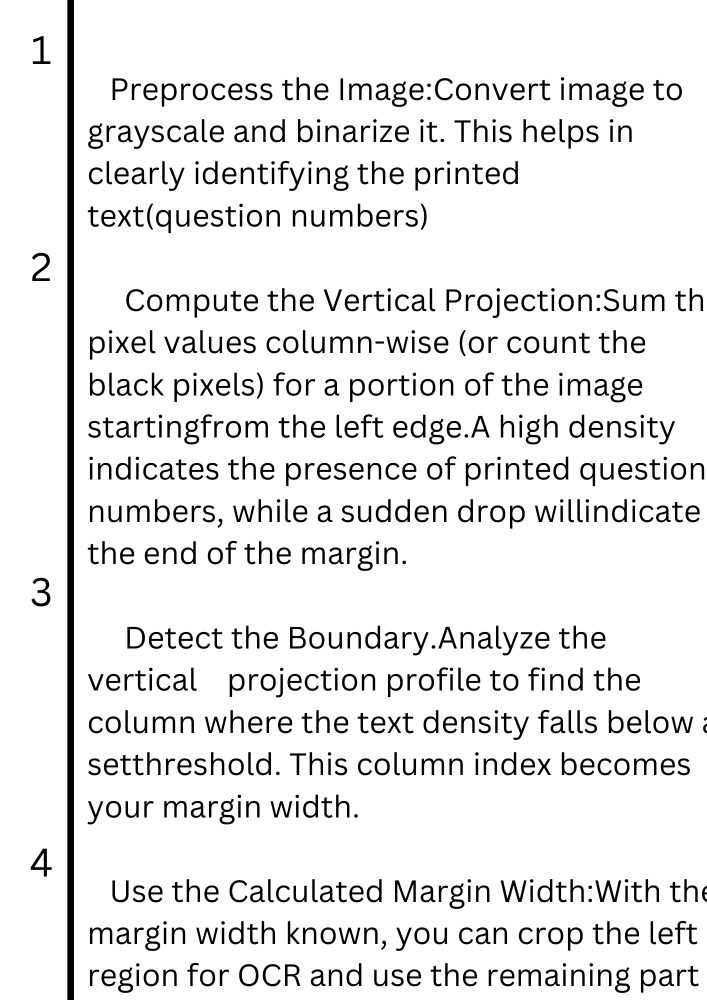
#> input picture services/ocr/template-2.png, 1414 x 2000 px (shown at 1/2 size)
$ python ocr.py
#> lines starting #> are read from the running program, lines starting #| are printed output that depends on the picture; after the words box and inside, x2 and y2 are one past the last pixel; in counts of white or black regions, pixels touching at a corner belong together
### services/ocr/preprocess.py
import cv2
import numpy as np

def preprocess_image(image_path):
#> called with image_path = 'template-2.png'
    image = cv2.imread(image_path)
#> image is the input picture: shape (2000, 1414, 3); min 0, max 255, mean 232.5
    if image is None:
        raise ValueError(f"Could not load image from path: {image_path}")
    gray = cv2.cvtColor(image, cv2.COLOR_BGR2GRAY)
    cv2.imwrite("grayscale.png", gray)

    # Apply CLAHE to enhance contrast
    clahe = cv2.createCLAHE(clipLimit=2.0, tileGridSize=(8, 8))
    gray = clahe.apply(gray)
    cv2.imwrite("clahe_enhanced.png", gray)

    gray = cv2.bilateralFilter(gray, 9, 75, 75)
    cv2.imwrite("denoised.png", gray)

    # Use Otsu thresholding (good for handwritten strokes)
    _, thresh = cv2.threshold(gray, 0, 255, cv2.THRESH_BINARY_INV + cv2.THRESH_OTSU)
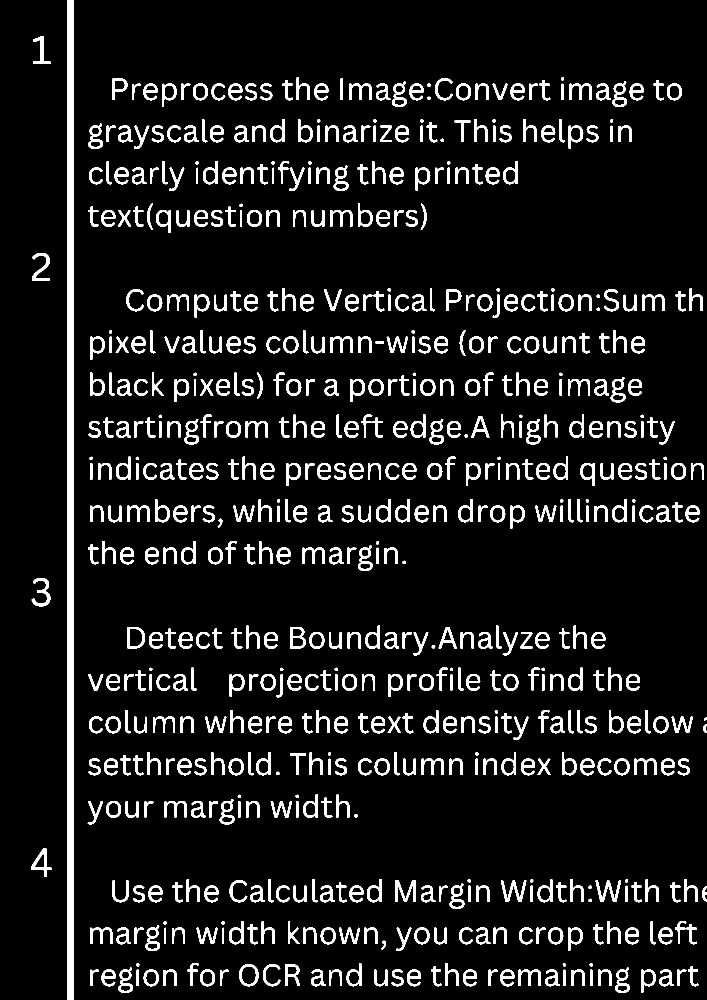
#> thresh: shape (2000, 1414) (shown at 1/2 size); 8.9% white; 653 white regions, largest, box (x1, y1, x2, y2) and area: (135, 0, 148, 2000) 26000, (790, 1761, 832, 1804) 812, (1191, 1761, 1242, 1804) 805

    # Enhance strokes with morphological operations
    kernel = np.ones((2, 2), np.uint8)
    thresh = cv2.dilate(thresh, kernel, iterations=1)
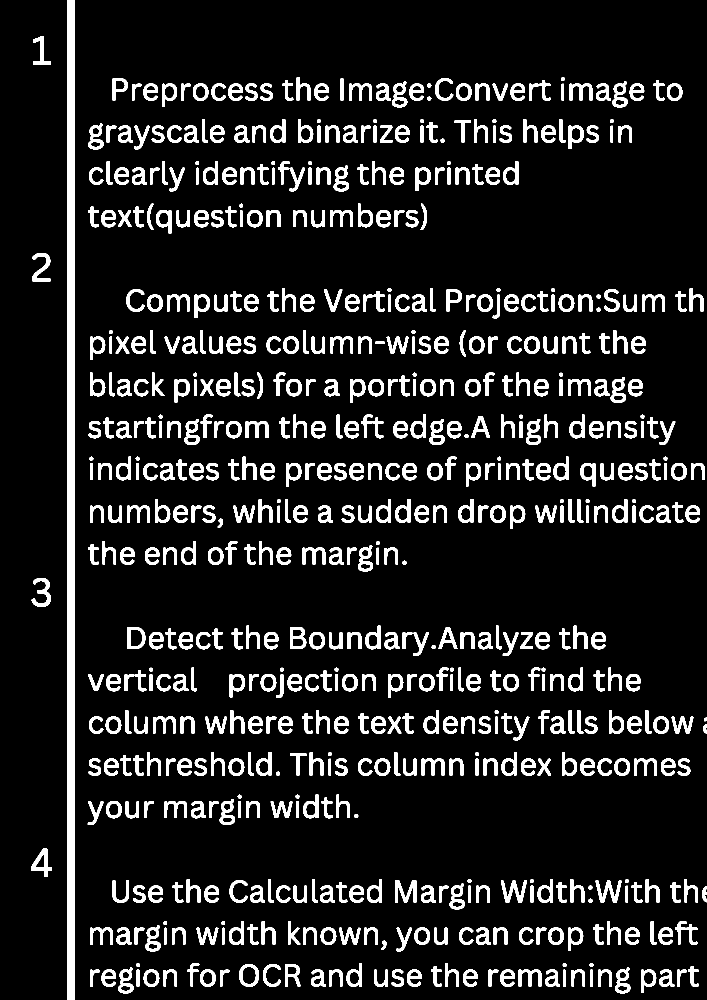
#> thresh: shape (2000, 1414) (shown at 1/2 size); 11% white; 653 white regions, largest, box (x1, y1, x2, y2) and area: (135, 0, 149, 2000) 28000, (790, 1761, 833, 1805) 1004, (1191, 1761, 1243, 1805) 1002
    thresh = cv2.erode(thresh, kernel, iterations=1)
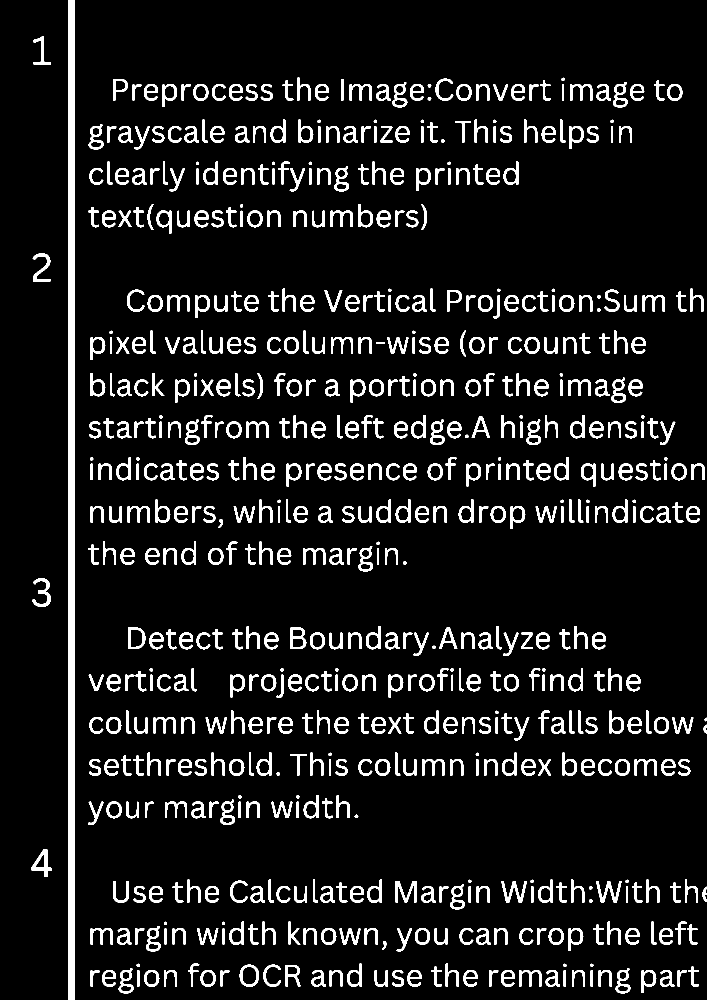
#> thresh: shape (2000, 1414) (shown at 1/2 size); 8.9% white; 653 white regions, largest, box (x1, y1, x2, y2) and area: (136, 0, 149, 2000) 26000, (791, 1762, 833, 1805) 818, (1192, 1762, 1243, 1805) 810

    cv2.imwrite("thresh.png", thresh)
    return image, gray, thresh

def find_margin_boundary(thresh):
    # Compute vertical projection (sum of white pixels per column)
    vertical_projection = np.sum(thresh, axis=0)
#> vertical_projection = 1414 values, max 510000 at index 136, min 0 at index 0, mean 45208
    max_density = np.max(vertical_projection)
#> max_density = 510000

    # Find first column where density drops below 50% of maximum
    margin_boundary = int(np.argmax(vertical_projection < (max_density * 0.5)))
#> margin_boundary = 0

    if margin_boundary == 0:
        print("Margin boundary not found; using default value.")
        margin_boundary = 300
    margin_boundary = max(margin_boundary, 30)
    # Ensure margin does not exceed 10% of image width
    margin_boundary = min(margin_boundary, int(0.1 * thresh.shape[1]))
#> margin_boundary = 141

    # Draw visualization on a copy of the threshold image
    vis = thresh.copy()
    cv2.line(vis, (margin_boundary, 0), (margin_boundary, thresh.shape[0]), (0, 0, 255), 2)
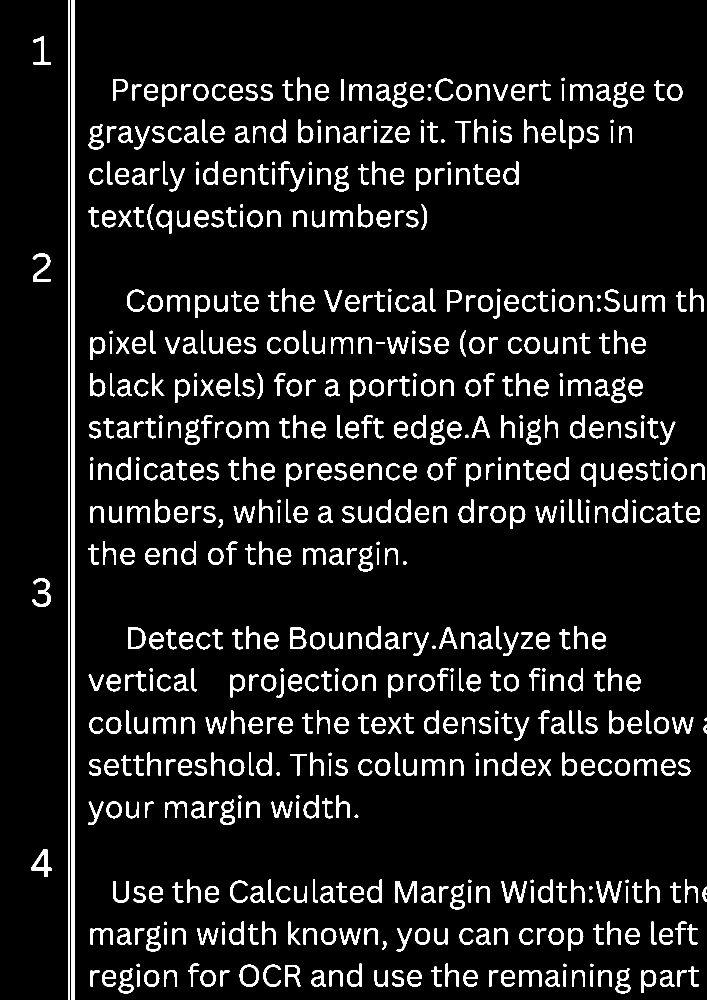
#> vis: shape (2000, 1414) (shown at 1/2 size); 8.7% white; 654 white regions, largest, box (x1, y1, x2, y2) and area: (143, 0, 149, 2000) 12000, (136, 0, 140, 2000) 8000, (791, 1762, 833, 1805) 818
    x_size = 20
    y_pos = 30
    cv2.line(vis, (margin_boundary - x_size, y_pos - x_size),
             (margin_boundary + x_size, y_pos + x_size), (0, 0, 255), 2)
#> vis: shape (2000, 1414); 8.7% white; 656 white regions, largest, box (x1, y1, x2, y2) and area: (143, 35, 149, 2000) 11775, (136, 28, 140, 2000) 7882, (791, 1762, 833, 1805) 818
    cv2.line(vis, (margin_boundary - x_size, y_pos + x_size),
             (margin_boundary + x_size, y_pos - x_size), (0, 0, 255), 2)
#> vis: shape (2000, 1414); 8.6% white; 658 white regions (1 under 20 px), largest, box (x1, y1, x2, y2) and area: (143, 35, 149, 2000) 11775, (136, 35, 140, 2000) 7854, (791, 1762, 833, 1805) 818
    cv2.imwrite("margin_visualization.png", vis)

    return margin_boundary

### services/ocr/ocr_engine.py
import cv2
import numpy as np
import pytesseract
import platform
import os

if platform.system() == "Windows":
    pytesseract.pytesseract.tesseract_cmd = r"C:\Program Files\Tesseract-OCR\tesseract.exe"

# [49 lines left out: functions cluster_markers, detect_digit_contours, not called in this run]

def detect_question_markers(margin):
    """
    Run OCR on the margin and detect digit markers with improved handwritten detection.
    Uses multiple configurations to increase detection chances.
    """
    markers = []
    configurations = [
        {'psm': 10, 'threshold': 30, 'scale': 3},
        {'psm': 6, 'threshold': 25, 'scale': 3},
        {'psm': 7, 'threshold': 20, 'scale': 4},
    ]

    for config in configurations:
        psm = config['psm']
        confidence_threshold = config['threshold']
        scale_factor = config['scale']
        custom_config = f'--oem 3 --psm {psm} -c tessedit_char_whitelist=0123456789'

        working_margin = margin.copy()
        kernel = np.ones((2, 2), np.uint8)
        working_margin = cv2.dilate(working_margin, kernel, iterations=1)

        margin_scaled = cv2.resize(working_margin, None,
                                   fx=scale_factor,
                                   fy=scale_factor,
                                   interpolation=cv2.INTER_CUBIC)
        cv2.imwrite(f"margin_for_ocr_psm{psm}.png", margin_scaled)

        details = pytesseract.image_to_data(margin_scaled,
                                            output_type=pytesseract.Output.DICT,
                                            config=custom_config)

        config_markers = []
        for i in range(len(details['text'])):
            text = details['text'][i].strip()
            try:
                conf = float(details['conf'][i])
            except ValueError:
                conf = 0.0
            if text.isdigit() and conf > confidence_threshold:
                config_markers.append({
                    'number': int(text),
                    'y': int(details['top'][i] / scale_factor),
                    'height': int(details['height'][i] / scale_factor),
                    'confidence': conf,
                    'config': f"PSM {psm}, conf {confidence_threshold}"
                })
        if config_markers:
            print(f"Found {len(config_markers)} markers using PSM {psm}")
            markers.extend(config_markers)

    if not markers:
        print("OCR detection failed. Attempting contour-based detection...")
        contour_markers = detect_digit_contours(margin)
        if contour_markers:
            print(f"Found {len(contour_markers)} markers using contour detection")
            markers.extend(contour_markers)

    markers = cluster_markers(markers, y_threshold=30)
    return markers

# [87 lines left out: functions segment_answer_regions, extract_text_from_regions, not called in this run]

### services/ocr/ocr.py
import os
from preprocess import preprocess_image, find_margin_boundary
from ocr_engine import detect_question_markers, segment_answer_regions, extract_text_from_regions

def process_answer_sheet(image_path):
    os.makedirs("output", exist_ok=True)

    image, gray, thresh = preprocess_image(image_path)
    margin_boundary = find_margin_boundary(thresh)
#> margin_boundary = 141
    print(f"Margin boundary detected at: {margin_boundary} pixels")
#| Margin boundary detected at: 141 pixels

    # Extract the left margin region from the threshold image
    margin = thresh[:, :margin_boundary]
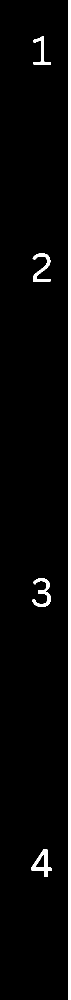
#> margin: shape (2000, 141) (shown at 1/2 size); 4.6% white; 5 white regions, box (x1, y1, x2, y2) and area: (136, 0, 141, 2000) 10000, (63, 1698, 104, 1754) 785, (64, 1157, 102, 1214) 757, (65, 507, 101, 563) 723, (67, 73, 102, 129) 573

    markers = detect_question_markers(margin)
#> the loop in detect_question_markers, `for config in configurations:` made 1 pass
#> pass 1, in detect_question_markers, `working_margin = cv2.dilate(working_margin, kernel, iterations=1)`:
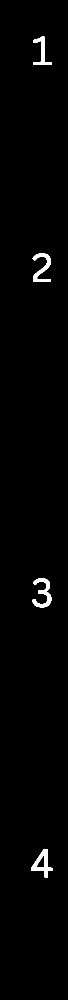
#> working_margin: shape (2000, 141) (shown at 1/2 size); 4.8% white; 5 white regions, box (x1, y1, x2, y2) and area: (136, 0, 141, 2000) 10000, (63, 1698, 105, 1755) 926, (64, 1157, 103, 1215) 923, (65, 507, 102, 564) 879, (67, 73, 103, 130) 684
#> after the loop in detect_question_markers, `for config in configurations:`: markers = []
    if not markers:
        print("No question markers found. Please adjust OCR settings or verify the image.")
        return {}
    print("Detected markers:", markers)

    answer_regions = segment_answer_regions(image, markers, margin_boundary)
    for q_num, region in answer_regions.items():
        filename = f"output/question_{q_num}_answer.png"
        # Save each segmented answer region for review
        import cv2
        cv2.imwrite(filename, region)
        print(f"Saved answer region for Question {q_num} as {filename}")

    # Extract text from each answer region
    extracted_text = extract_text_from_regions(answer_regions)

    # Save the extracted text to a file for review
    with open("output/extracted_text.txt", "w", encoding="utf-8") as f:
        for q_num, text in extracted_text.items():
            f.write(f"Question {q_num}:\n{text}\n\n")

    return extracted_text

if __name__ == "__main__":
#> (the run stopped early here; a loop or call above may not have finished)
